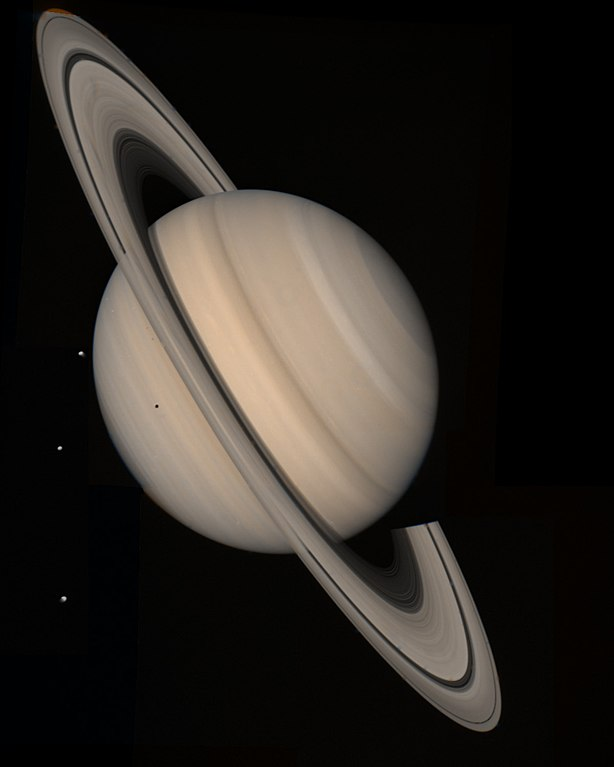
#> input picture GoruntuIsleme/EsikAyarlama-Thresholding/saturn.jpg, 614 x 767 px
$ python thresholding3.py
#> lines starting #> are read from the running program, lines starting #| are printed output that depends on the picture; after the words box and inside, x2 and y2 are one past the last pixel; in counts of white or black regions, pixels touching at a corner belong together
import cv2
import numpy as np

image=cv2.imread("saturn.jpg",0)
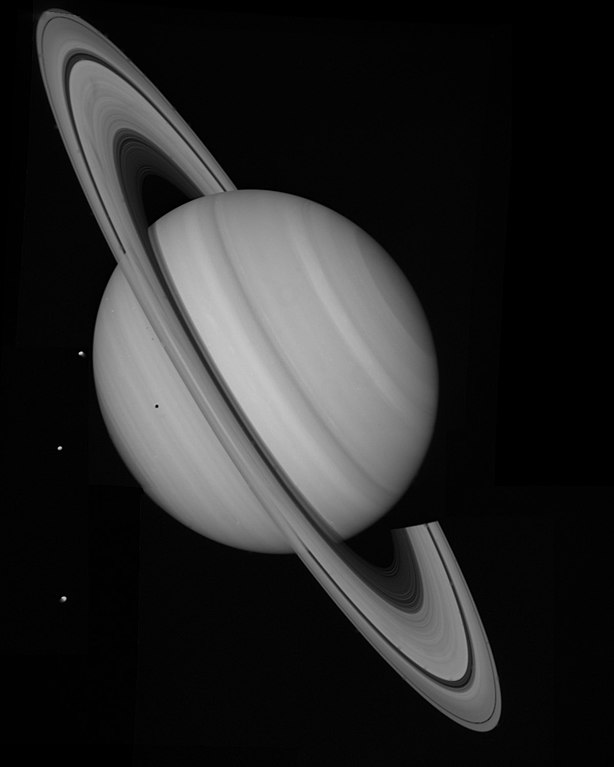
#> image: shape (767, 614); min 0, max 230, mean 40

#simple thresholding
ret,thresh1=cv2.threshold(image,127,255,cv2.THRESH_BINARY)
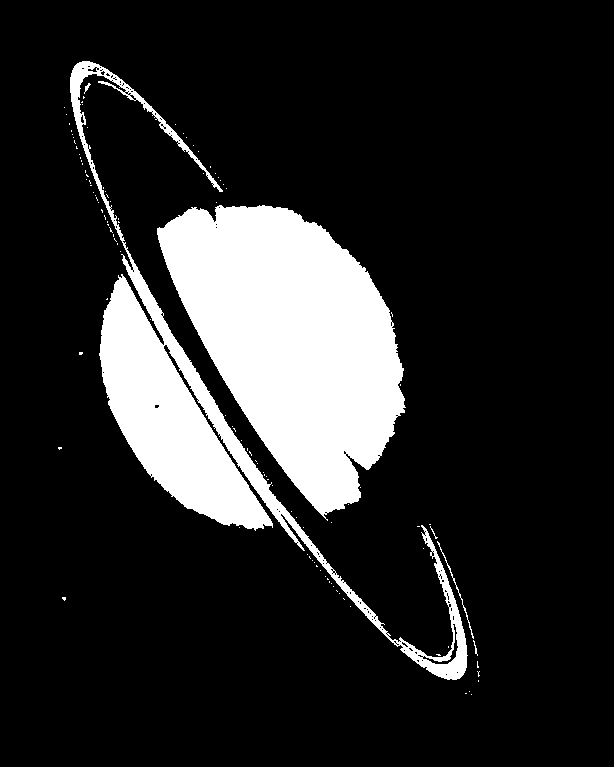
#> thresh1: shape (767, 614); 15.7% white; 112 white regions (107 under 20 px), largest, box (x1, y1, x2, y2) and area: (157, 205, 406, 521) 46608, (70, 61, 468, 680) 26910, (437, 541, 474, 639) 139, (84, 83, 91, 94) 27, (473, 640, 478, 656) 24

#otsu thresholding
ret,thresh2=cv2.threshold(image,0,255,cv2.THRESH_BINARY+cv2.THRESH_OTSU)
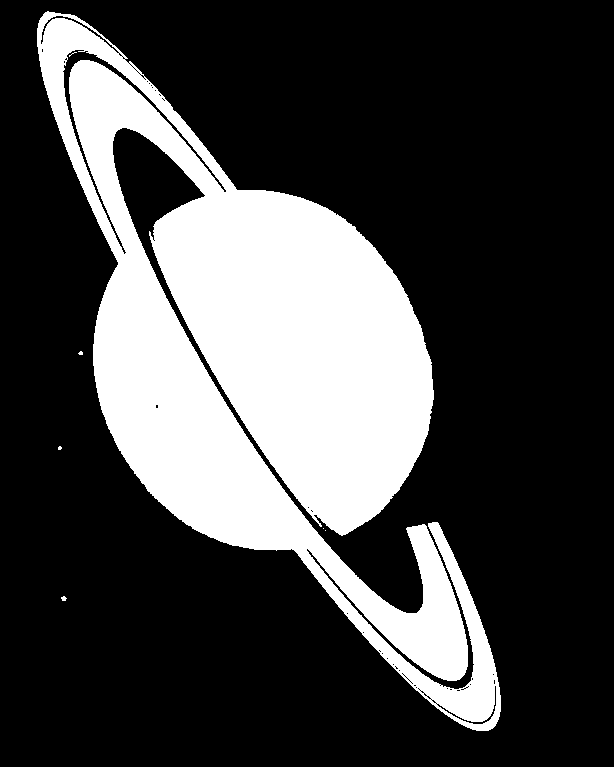
#> thresh2: shape (767, 614); 26.9% white; 7 white regions (5 under 20 px), largest, box (x1, y1, x2, y2) and area: (37, 11, 501, 731) 126401, (61, 596, 67, 601) 21
#> ret = 70

cv2.imshow("Orjinal Resim",image)
cv2.imshow("Simple Thresholding",thresh1)
cv2.imshow("Otsu Thresholiding",thresh2)

cv2.waitKey(0)
cv2.destroyAllWindows()
